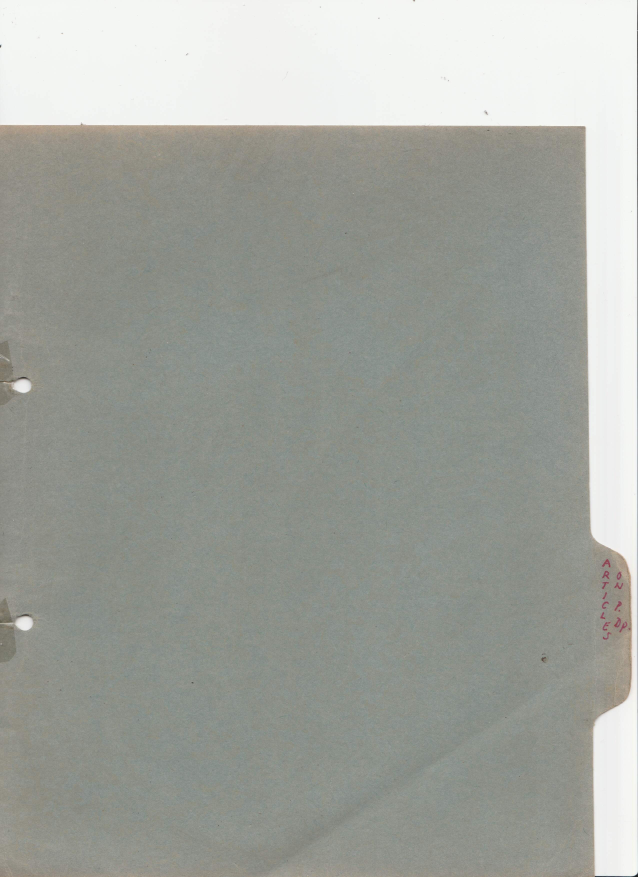
#> input picture jpg/IMG_20260618_0001_rotated_180.jpg, 2552 x 3508 px, found by its file name (shown at 1/4 size); its folder holds only this picture in this run
$ python scan_orientations.py
#> lines starting #> are read from the running program, lines starting #| are printed output that depends on the picture; after the words box and inside, x2 and y2 are one past the last pixel; in counts of white or black regions, pixels touching at a corner belong together
import os
import cv2
import numpy as np
import json

def detect_line_angles(path):
    img = cv2.imread(path, cv2.IMREAD_GRAYSCALE)
#> img: shape (3508, 2552); min 24, max 255, mean 162.2
    if img is None:
        return None, 0, 0, 0
    h, w = img.shape
#> h = 3508; w = 2552
    scale = 1000 / max(h, w)
#> scale = 0.285
    small = cv2.resize(img, (int(w * scale), int(h * scale)))
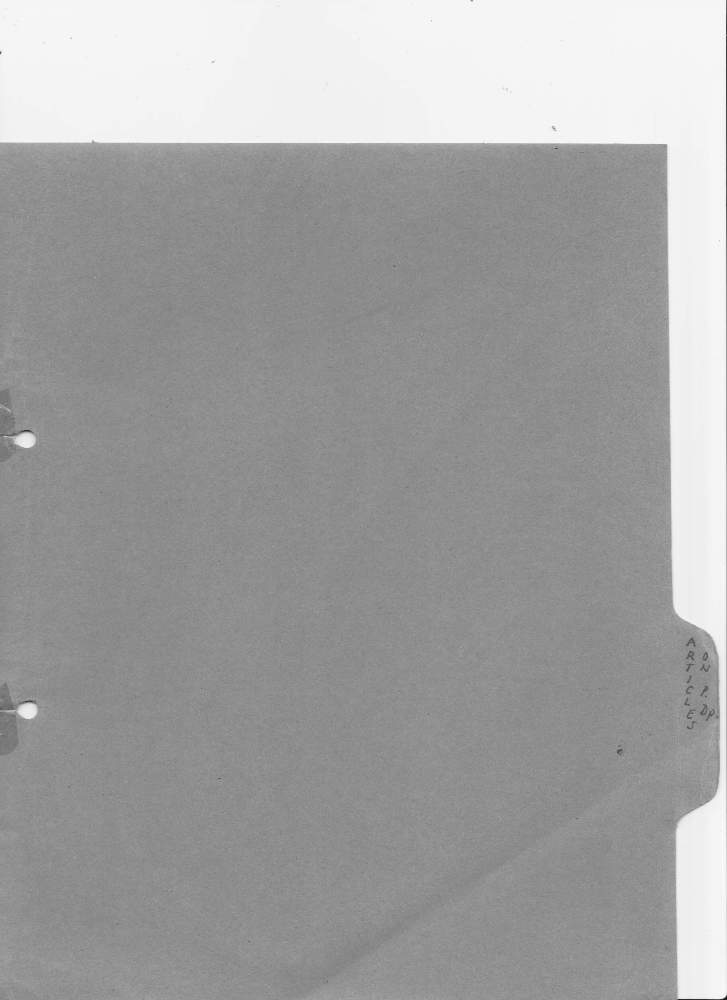
#> small: shape (1000, 727); min 27, max 250, mean 162.1

    # We want to focus on the central 80% to avoid outer page borders/table surface
    sh, sw = small.shape
#> sh = 1000; sw = 727
    crop = small[int(sh*0.1):int(sh*0.9), int(sw*0.1):int(sw*0.9)]
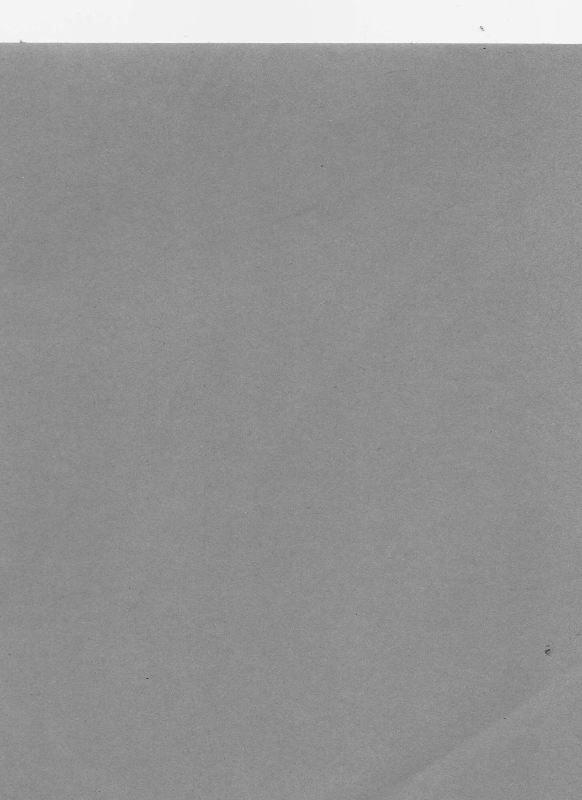
#> crop: shape (800, 582); min 56, max 249, mean 147.3

    edges = cv2.Canny(crop, 50, 150, apertureSize=3)
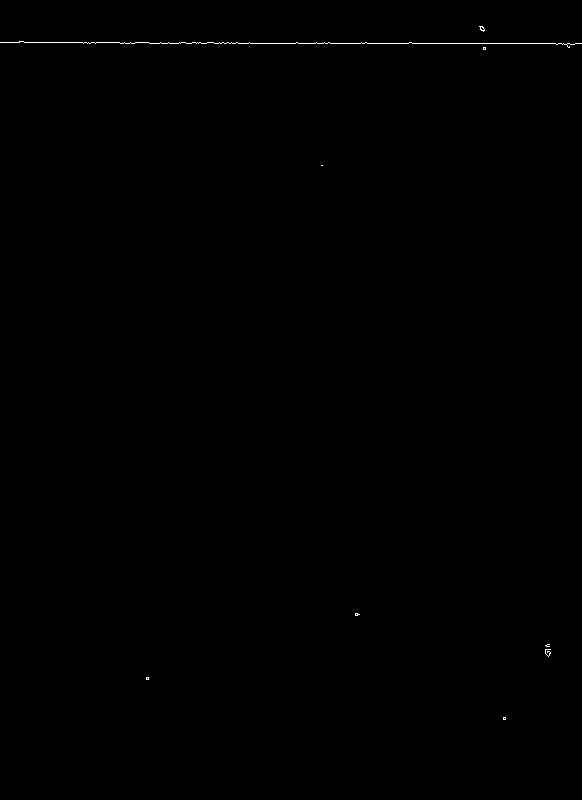
#> edges: shape (800, 582); 0.14% white in thin lines or dots, all inside (x1, y1, x2, y2) = (0, 26, 582, 720)
    lines = cv2.HoughLinesP(edges, 1, np.pi / 180, threshold=80, minLineLength=50, maxLineGap=10)
#> lines = [[149, 43, 581, 43], [0, 42, 148, 42]]

    if lines is None:
        return 'No lines', 0, 0, 0

    horiz_count = 0
    vert_count = 0
    for l in lines:
        pts = l.flatten()
        x1, y1, x2, y2 = pts[0], pts[1], pts[2], pts[3]
        angle = np.abs(np.arctan2(y2 - y1, x2 - x1) * 180.0 / np.pi)
        if angle < 15 or angle > 165:
            horiz_count += 1
        elif 75 < angle < 105:
            vert_count += 1
#> this loop made 2 passes
#> (x1, y1, x2, y2, angle, horiz_count) on passes 1 to 2: (149, 43, 581, 43, 0, 1), (0, 42, 148, 42, 0, 2)
#> after the loop, horiz_count = 2; vert_count = 0

    ratio = (horiz_count + 1) / (vert_count + 1)
#> ratio = 3
    return 'ok', horiz_count, vert_count, ratio

def main():
    results = []

    # Check Cover
    cover_files = sorted([os.path.join('Cover/jpg', f) for f in os.listdir('Cover/jpg') if f.lower().endswith('.jpg')])
    jpg_files = sorted([os.path.join('jpg', f) for f in os.listdir('jpg') if f.lower().endswith('.jpg')])

    all_files = cover_files + jpg_files
    print(f"Scanning {len(all_files)} images...")

    suspicious = []
    for idx, path in enumerate(all_files):
        status, h, v, r = detect_line_angles(path)
#> status = 'ok'; h = 2; v = 0; r = 3
        if r < 1.5 or status == 'No lines':
            suspicious.append({
                'path': path,
                'status': status,
                'horiz': h,
                'vert': v,
                'ratio': round(r, 3)
            })
        if (idx + 1) % 50 == 0:
            print(f"Processed {idx + 1}/{len(all_files)}...")

    print(f"\nDone! Found {len(suspicious)} suspicious/low-ratio images:")
    for s in suspicious:
        print(f"  {s['path']}: Horiz={s['horiz']}, Vert={s['vert']}, Ratio={s['ratio']}")

    with open('scripts/suspicious_orientations.json', 'w', encoding='utf-8') as out:
        json.dump(suspicious, out, indent=2)

if __name__ == '__main__':
    main()
